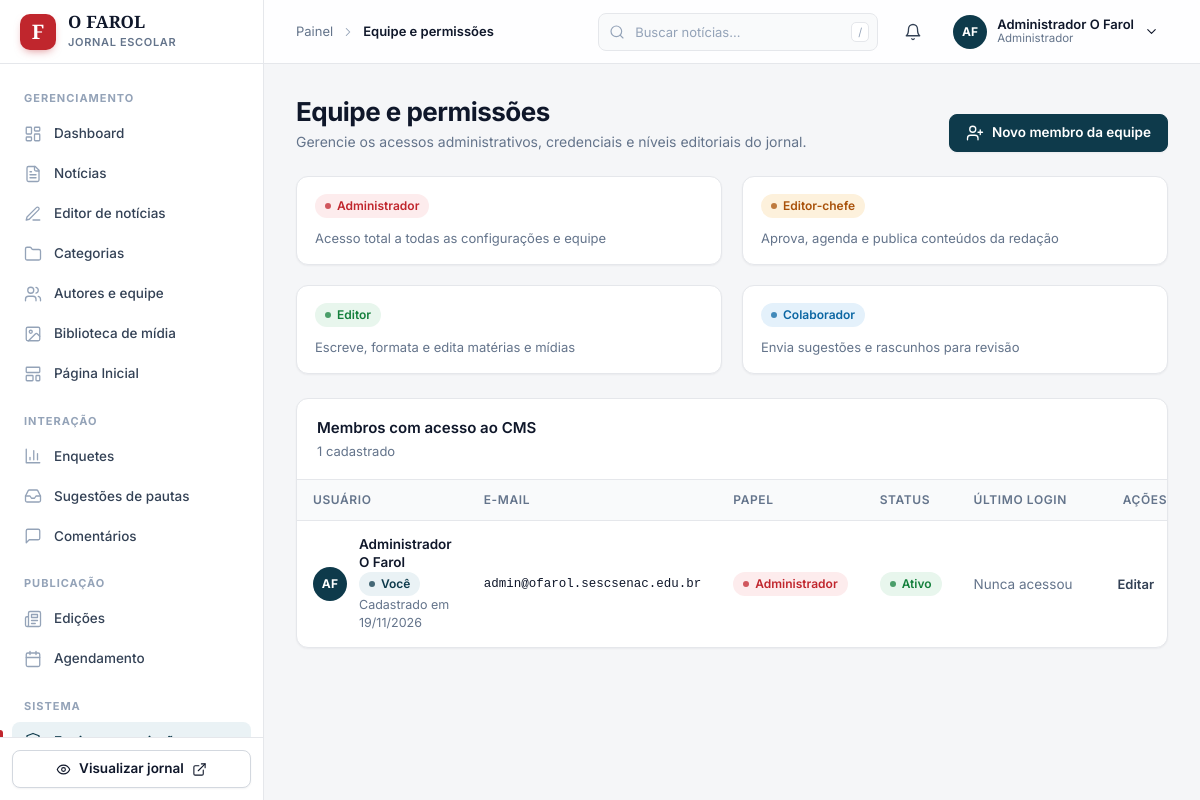
/admin/users.php (signed in), run on the app's committed database.
### tables this page shows
CREATE TABLE `usuarios` (
  `id` INT AUTO_INCREMENT PRIMARY KEY,
  `nome` VARCHAR(120) NOT NULL,
  `email` VARCHAR(150) NOT NULL UNIQUE,
  `senha` VARCHAR(255) NOT NULL,
  `papel` ENUM('admin', 'editor_chefe', 'editor', 'colaborador') NOT NULL DEFAULT 'editor',
  `ativo` TINYINT(1) NOT NULL DEFAULT 1,
  `ultimo_login` DATETIME NULL,
  `tentativas_falhas` INT NOT NULL DEFAULT 0,
  `bloqueado_ate` DATETIME NULL,
  `criado_em` TIMESTAMP DEFAULT CURRENT_TIMESTAMP,
  `atualizado_em` TIMESTAMP DEFAULT CURRENT_TIMESTAMP ON UPDATE CURRENT_TIMESTAMP
);

### includes/functions.php (called while the page is built, shortened)
<?php
function e(?string $string): string {
    return htmlspecialchars((string)$string, ENT_QUOTES, 'UTF-8');
}

### admin/users.php (the view, shortened to what this page needs)
<?php
require_once __DIR__ . '/header.php';
$pdo = getDBConnection();
$usuarios = [];
if ($pdo) {
    try {
        $stmt = $pdo->query("SELECT * FROM usuarios ORDER BY id ASC");
        $usuarios = $stmt->fetchAll();
    } catch (Exception $e) {}
}
$papeis = [
    'admin' => ['nome' => 'Administrador', 'desc' => 'Acesso total a todas as configurações e equipe', 'cor' => 'bg-red-50 text-red-700 border-red-200'],
    'editor_chefe' => ['nome' => 'Editor-chefe', 'desc' => 'Aprova, agenda e publica conteúdos da redação', 'cor' => 'bg-amber-50 text-amber-700 border-amber-200'],
    'editor' => ['nome' => 'Editor', 'desc' => 'Escreve, formata e edita matérias e mídias', 'cor' => 'bg-emerald-50 text-emerald-700 border-emerald-200'],
    'colaborador' => ['nome' => 'Colaborador', 'desc' => 'Envia sugestões e rascunhos para revisão', 'cor' => 'bg-sky-50 text-sky-700 border-sky-200']
];
?>
<?= ui_page_header('Equipe e permissões', 'Gerencie os acessos administrativos, credenciais e níveis editoriais do jornal.',
    '<button type="button" class="btn btn--primary" data-modal-open="modal-novo-usuario">' . ui_icon('user-plus') . ' Novo membro da equipe</button>') ?>
<?php $tons_papel = ['admin' => 'accent', 'editor_chefe' => 'warn', 'editor' => 'ok', 'colaborador' => 'info']; ?>
<div class="cols cols--4 mb-6">
  <?php foreach ($papeis as $chave => $info): ?>
    <div class="card" style="padding:16px 18px">
      <?= ui_badge($info['nome'], $tons_papel[$chave] ?? 'neutral') ?>
      <p class="muted text-sm" style="margin-top:10px"><?= e($info['desc']) ?></p>
    </div>
  <?php endforeach; ?>
</div>
<div class="card card--flush">
  <div class="card__head">
    <div>
      <div class="card__title">Membros com acesso ao CMS</div>
      <div class="card__sub"><?= count($usuarios) ?> cadastrado<?= count($usuarios) === 1 ? '' : 's' ?></div>
    </div>
  </div>
  <?php if (empty($usuarios)): ?>
    <?= ui_empty('users', 'Nenhum membro encontrado', 'Cadastre os membros da equipe que terão acesso ao painel.') ?>
  <?php else: ?>
    <div class="tbl-wrap">
      <table class="tbl" style="min-width:820px">
        <thead>
          <tr><th>Usuário</th><th>E-mail</th><th>Papel</th><th>Status</th><th>Último login</th><th class="t-right">Ações</th></tr>
        </thead>
        <tbody>
          <?php foreach ($usuarios as $u): ?>
            <?php $eu = ((int)$u['id'] === (int)($_SESSION['usuario_id'] ?? 0)); ?>
            <tr>
              <td>
                <div class="cell">
                  <span class="avatar"><?= e(ui_initials($u['nome'])) ?></span>
                  <div>
                    <div class="cell__title"><?= e($u['nome']) ?> <?php if ($eu): ?><?= ui_badge('Você', 'brand') ?><?php endif; ?></div>
                    <div class="cell__meta">Cadastrado em <?= e(ui_date($u['criado_em'] ?? null, false)) ?></div>
                  </div>
                </div>
              </td>
              <td class="mono"><?= e($u['email']) ?></td>
              <td><?= ui_badge($papeis[$u['papel']]['nome'] ?? ucfirst((string)$u['papel']), $tons_papel[$u['papel']] ?? 'neutral') ?></td>
              <td><?= $u['ativo'] ? ui_badge('Ativo', 'ok') : ui_badge('Inativo', 'bad') ?></td>
              <td class="t-nowrap muted"><?= $u['ultimo_login'] ? e(ui_date($u['ultimo_login'])) : 'Nunca acessou' ?></td>
              <td class="t-right t-nowrap">
                <span class="row-actions">
                  <button type="button" class="btn btn--sm btn--ghost" data-edit-user="<?= e((string)json_encode(['id' => (int)$u['id'], 'nome' => $u['nome'], 'email' => $u['email'], 'papel' => $u['papel'], 'ativo' => (int)$u['ativo']], JSON_UNESCAPED_UNICODE)) ?>">Editar</button>
                </span>
              </td>
            </tr>
          <?php endforeach; ?>
        </tbody>
      </table>
    </div>
  <?php endif; ?>
</div>
<?php require_once __DIR__ . '/footer.php'; ?>

### admin/ui.php (shortened to what this page needs)
<?php
function ui_icon(string $name, string $class = ''): string
{
    $inner = $paths[$name] ?? $paths['news'];
    $cls = trim('ic ' . $class);
    return '<svg class="' . htmlspecialchars($cls, ENT_QUOTES, 'UTF-8') . '" viewBox="0 0 24 24" fill="none" stroke="currentColor" stroke-width="1.75" stroke-linecap="round" stroke-linejoin="round" aria-hidden="true">' . $inner . '</svg>';
}
function ui_initials(?string $name): string
{
    $name = trim((string)$name);
    $parts = preg_split('/\s+/u', $name) ?: [$name];
    $first = mb_strtoupper(mb_substr($parts[0], 0, 1));
    if (count($parts) > 1) {
        return $first . mb_strtoupper(mb_substr($parts[count($parts) - 1], 0, 1));
    }
    return $first . mb_strtolower(mb_substr($parts[0], 1, 1));
}
function ui_badge(string $text, string $tone = 'neutral'): string
{
    $tone = in_array($tone, ['ok', 'warn', 'info', 'bad', 'brand', 'accent'], true) ? ' badge--' . $tone : '';
    return '<span class="badge' . $tone . '">' . htmlspecialchars($text, ENT_QUOTES, 'UTF-8') . '</span>';
}
function ui_page_header(string $title, string $subtitle = '', string $actions = ''): string
{
    $html = '<div class="page-head"><div><h1>' . htmlspecialchars($title, ENT_QUOTES, 'UTF-8') . '</h1>';
    if ($subtitle !== '') {
        $html .= '<p>' . htmlspecialchars($subtitle, ENT_QUOTES, 'UTF-8') . '</p>';
    }
    $html .= '</div>';
    if ($actions !== '') {
        $html .= '<div class="page-head__actions">' . $actions . '</div>';
    }
    return $html . '</div>';
}
function ui_date(?string $datetime, bool $withTime = true): string
{
    $ts = $datetime ? strtotime($datetime) : false;
    return date($withTime ? 'd/m/Y H:i' : 'd/m/Y', $ts);
}

### assets/css/main.css (style rules this page uses)
*,:after,:before { --tw-border-spacing-x:0;--tw-border-spacing-y:0;--tw-translate-x:0;--tw-translate-y:0;--tw-rotate:0;--tw-skew-x:0;--tw-skew-y:0;--tw-scale-x:1;--tw-scale-y:1;--tw-pan-x: ;--tw-pan-y: ;--tw-pinch-zoom: ;--tw-scroll-snap-strictness:proximity;--tw-gradient-from-position: ;--tw-gradient-via-position: ;--tw-gradient-to-position: ;--tw-ordinal: ;--tw-slashed-zero: ;--tw-numeric-figure: ;--tw-numeric-spacing: ;--tw-numeric-fraction: ;--tw-ring-inset: ;--tw-ring-offset-width:0px;--tw-ring-offset-color:#fff;--tw-ring-color:rgba(59,130,246,.5);--tw-ring-offset-shadow:0 0 #0000;--tw-ring-shadow:0 0 #0000;--tw-shadow:0 0 #0000;--tw-shadow-colored:0 0 #0000;--tw-blur: ;--tw-brightness: ;--tw-contrast: ;--tw-grayscale: ;--tw-hue-rotate: ;--tw-invert: ;--tw-saturate: ;--tw-sepia: ;--tw-drop-shadow: ;--tw-backdrop-blur: ;--tw-backdrop-brightness: ;--tw-backdrop-contrast: ;--tw-backdrop-grayscale: ;--tw-backdrop-hue-rotate: ;--tw-backdrop-invert: ;--tw-backdrop-opacity: ;--tw-backdrop-saturate: ;--tw-backdrop-sepia: ;--tw-contain-size: ;--tw-contain-layout: ;--tw-contain-paint: ;--tw-contain-style: }
*,:after,:before { box-sizing:border-box;border:0 solid #e5e7eb }
:after,:before { --tw-content:"" }
:host,html { line-height:1.5;-webkit-text-size-adjust:100%;-moz-tab-size:4;-o-tab-size:4;tab-size:4;font-family:Inter,system-ui,-apple-system,sans-serif;font-feature-settings:normal;font-variation-settings:normal;-webkit-tap-highlight-color:transparent }
body { margin:0;line-height:inherit }
h1,h2,h3,h4,h5,h6 { font-size:inherit;font-weight:inherit }
table { text-indent:0;border-color:inherit;border-collapse:collapse }
button,input,optgroup,select,textarea { font-family:inherit;font-feature-settings:inherit;font-variation-settings:inherit;font-size:100%;font-weight:inherit;line-height:inherit;letter-spacing:inherit;color:inherit;margin:0;padding:0 }
button,select { text-transform:none }
button,input:where([type=button]),input:where([type=reset]),input:where([type=submit]) { -webkit-appearance:button;background-color:transparent;background-image:none }
blockquote,dd,dl,figure,h1,h2,h3,h4,h5,h6,hr,p,pre { margin:0 }
[role=button],button { cursor:pointer }
audio,canvas,embed,iframe,img,object,svg,video { display:block;vertical-align:middle }
body { background-color:#f5f3ec;color:#111827;font-family:Inter,system-ui,-apple-system,sans-serif;-webkit-font-smoothing:antialiased }
.font-editorial,h1,h2,h3,h4 { font-family:Playfair Display,Georgia,serif }
.mb-6 { margin-bottom:1.5rem }
.text-sm { font-size:.875rem;line-height:1.25rem }

### data on the page
usuarios: nome "AF", nome "Administrador O Farol", text "Você Administrador Ativo", criado_em "19/11/2026", email "admin@ofarol.sescsenac.edu.br", shows "Nunca acessou"

### other printed values
$group_title "GERENCIAMENTO"
$label "Dashboard"
$label "Notícias"
$label "Editor de notícias"
$label "Categorias"
$label "Autores e equipe"
$label "Biblioteca de mídia"
$label "Página Inicial"
$group_title "INTERAÇÃO"
$label "Enquetes"
$label "Sugestões de pautas"
$label "Comentários"
$group_title "PUBLICAÇÃO"
$label "Edições"
$label "Agendamento"
